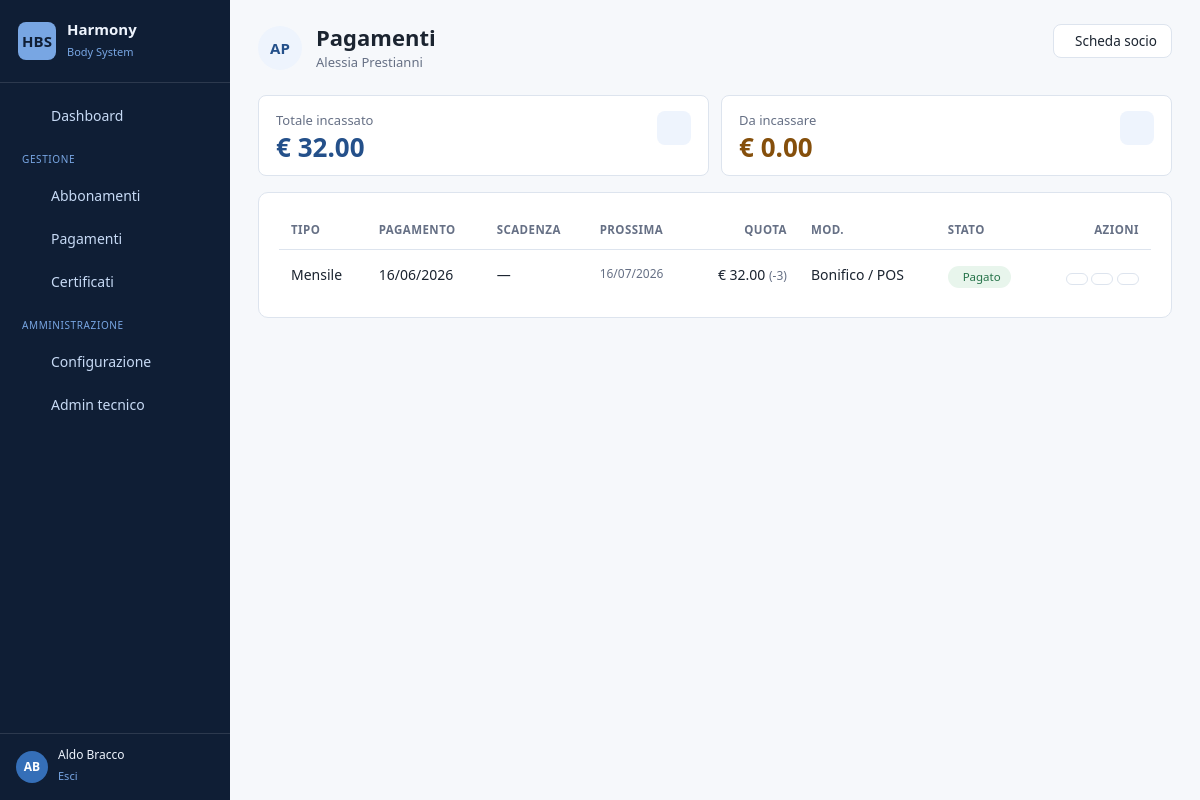
/members/payments/4/ (signed in), run on an earlier commit of the app's database.
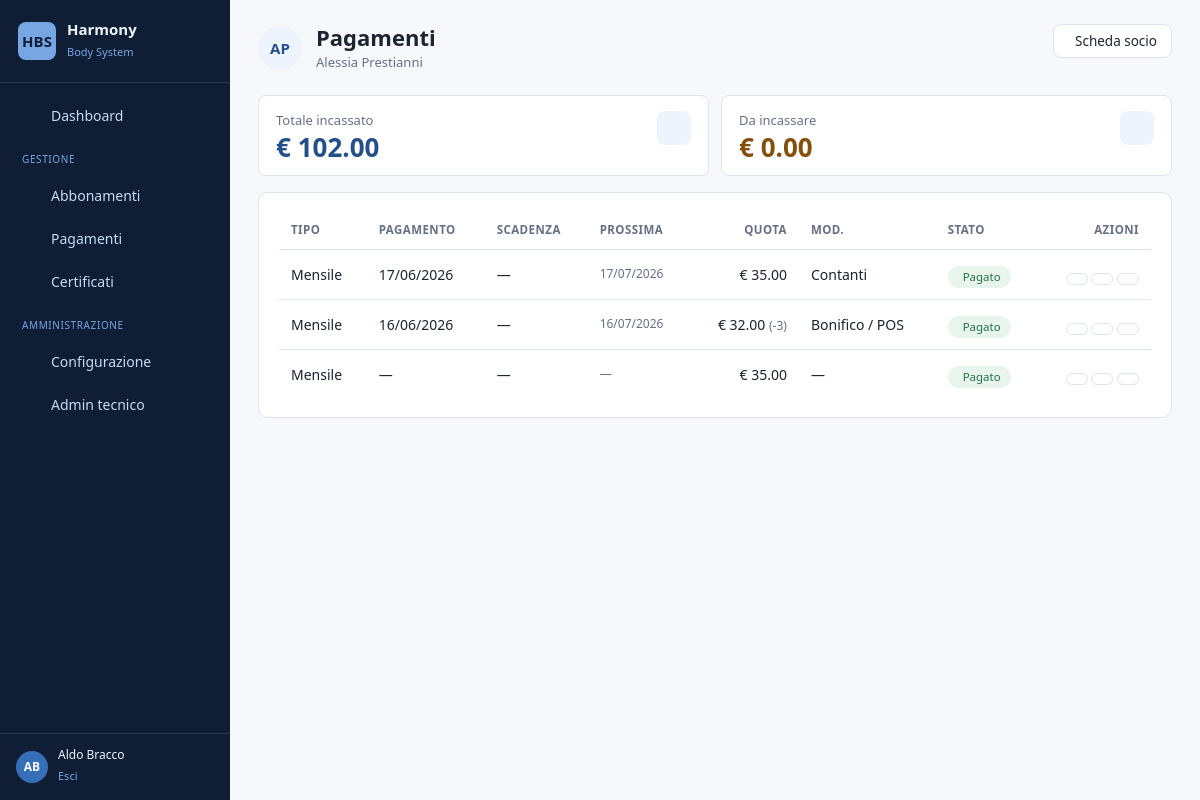
And on a later commit of the database.
### members/models.py (models this page shows, shortened)
class Payment(models.Model):
    class PaymentType(models.TextChoices):
        ENROLLMENT = 'ENROLLMENT', _('Iscrizione')
        MONTHLY = 'MONTHLY', _('Mensile')
        QUARTERLY = 'QUARTERLY', _('Trimestrale')
        FOURMONTH = 'FOURMONTH', _('Quadrimestrale')
    class PaymentMode(models.TextChoices):
        CASH = 'C', _('Contanti')
        BANK = 'B', _('Bonifico / POS')
    member = models.ForeignKey(
        Member, on_delete=models.CASCADE,
        related_name="payments", verbose_name=_("Socio"),
    )
    subscription = models.OneToOneField(
        Subscription, on_delete=models.CASCADE,
        null=True, blank=True,
        related_name="payments",   # manteniamo il nome 'payments'
        verbose_name=_("Abbonamento"),
    )
    payment_type = models.CharField(
        _("Tipo"), max_length=20, choices=PaymentType.choices,
    )
    payment_date = models.DateField(_("Data pagamento"), null=True, blank=True)
    due_date = models.DateField(_("Scadenza"), null=True, blank=True)
    next_due_date = models.DateField(_("Prossima scadenza"), null=True, blank=True)
    amount = models.DecimalField(_("Quota €"), max_digits=8, decimal_places=2, default=0)
    enrollment_amount = models.DecimalField(
        _("Iscrizione €"), max_digits=8, decimal_places=2, null=True, blank=True,
    )
    discount = models.DecimalField(_("Sconto €"), max_digits=8, decimal_places=2, default=0)
    payment_mode = models.CharField(
        _("Modalità"), max_length=2, choices=PaymentMode.choices, blank=True,
    )
    fee_code = models.CharField(_("Tariffa"), max_length=5, blank=True)  # A / B / C ...
    is_paid = models.BooleanField(_("Pagato"), default=True)
    class Meta:
        verbose_name = _("Pagamento")
        verbose_name_plural = _("Pagamenti")
        ordering = ["-due_date", "-payment_date"]
    @property
    def net_amount(self):
        return (self.amount or 0) - (self.discount or 0)
    @property
    def is_overdue(self):
        if self.is_paid:
            return False
        return bool(self.due_date and self.due_date < timezone.now().date())

### members/views_payments.py (the view)
# urls.py: path('payments/<int:member_id>/', views_payments.payment_list, name='payment_list'),
@office_required
def payment_list(request, member_id):
    member = get_object_or_404(Member, id=member_id)
    payments = member.payments.all().order_by('-due_date', '-payment_date')
    total_paid = sum((p.net_amount for p in payments if p.is_paid), 0)
    total_due = sum((p.net_amount for p in payments if not p.is_paid), 0)
    return render(request, 'payments/payment_list.html', {
        'member': member,
        'payments': payments,
        'total_paid': total_paid,
        'total_due': total_due,
    })

### members/views_payments.py (called while the page is built)
def office_required(view_func):
    @wraps(view_func)
    @login_required
    def _wrapped(request, *args, **kwargs):
        u = request.user
        if u.is_staff or u.is_superuser or getattr(u, "is_office", False):
            return view_func(request, *args, **kwargs)
        raise PermissionDenied
    return _wrapped

### templates/payments/payment_list.html (shortened to what this page needs)
{% extends "base.html" %}
{% block content %}
<div class="hbs-pagehead">
    <div class="d-flex align-items-center" style="gap:14px;">
        <span class="hbs-avatar" style="width:44px; height:44px; font-size:15px;">{{ member.first_name|first|upper }}{{ member.last_name|first|upper }}</span>
        <div>
            <h1>Pagamenti</h1>
            <p class="hbs-pagehead__sub">{{ member.get_full_name|default:member.username }}{% if member.card_number %} · {{ member.card_number }}{% endif %}</p>
        </div>
    </div>
    <div class="hbs-pagehead__actions">
        <a href="{% url 'members:edit_member' member.id %}" class="hbs-btn hbs-btn--ghost"> Scheda socio</a>
    </div>
</div>
<div class="hbs-metrics" style="grid-template-columns:repeat(auto-fit,minmax(180px,1fr));">
    <div class="hbs-metric">
        <div class="hbs-metric__icon"></div>
        <div class="hbs-metric__label">Totale incassato</div>
        <div class="hbs-metric__value hbs-metric__value--ok">€ {{ total_paid|floatformat:2 }}</div>
    </div>
    <div class="hbs-metric">
        <div class="hbs-metric__icon"></div>
        <div class="hbs-metric__label">Da incassare</div>
        <div class="hbs-metric__value hbs-metric__value--warn">€ {{ total_due|floatformat:2 }}</div>
    </div>
</div>
<div class="hbs-card">
    {% if payments %}
    <div style="overflow-x:auto;">
        <table class="hbs-table">
            <thead>
                <tr>
                    <th>Tipo</th><th>Pagamento</th><th>Scadenza</th><th>Prossima</th>
                    <th style="text-align:right;">Quota</th><th>Mod.</th><th>Stato</th><th style="text-align:right;">Azioni</th>
                </tr>
            </thead>
            <tbody>
                {% for p in payments %}
                <tr>
                    <td class="hbs-table__name">{{ p.get_payment_type_display }}</td>
                    <td>{{ p.payment_date|date:"d/m/Y"|default:"—" }}</td>
                    <td {% if p.is_overdue %}style="color:var(--hbs-danger-fg); font-weight:500;"{% endif %}>{{ p.due_date|date:"d/m/Y"|default:"—" }}</td>
                    <td class="hbs-table__sub">{{ p.next_due_date|date:"d/m/Y"|default:"—" }}</td>
                    <td style="text-align:right;">€ {{ p.net_amount|floatformat:2 }}{% if p.discount %} <span class="hbs-table__sub">(-{{ p.discount|floatformat:0 }})</span>{% endif %}</td>
                    <td>{{ p.get_payment_mode_display|default:"—" }}</td>
                    <td>
                        {% if p.is_paid %}<span class="hbs-badge hbs-badge--ok"> Pagato</span>
                        {% elif p.is_overdue %}<span class="hbs-badge hbs-badge--danger"><i class="ti ti-alert-circle"></i> Insoluto</span>
                        {% else %}<span class="hbs-badge hbs-badge--warn"><i class="ti ti-clock"></i> Da pagare</span>{% endif %}
                    </td>
                    <td style="text-align:right; white-space:nowrap;">
                        <form method="post" action="{% url 'members:payment_toggle_paid' p.pk %}" style="display:inline; margin:0;">
                            <button type="submit" class="hbs-btn hbs-btn--ghost hbs-btn--sm" title="Cambia stato">
                            </button>
                        </form>
                        <a href="{% url 'members:payment_edit' p.pk %}" class="hbs-btn hbs-btn--ghost hbs-btn--sm"></a>
                        <a href="{% url 'members:payment_delete' p.pk %}" class="hbs-btn hbs-btn--danger hbs-btn--sm"></a>
                    </td>
                </tr>
                {% endfor %}
            </tbody>
        </table>
    </div>
    {% else %}
    <div class="hbs-empty">
        <i class="ti ti-receipt-off"></i>
        <p>Nessun pagamento registrato per questo socio.</p>
        <a href="{% url 'members:payment_add' member.id %}" class="hbs-btn hbs-btn--primary"><i class="ti ti-plus"></i> Registra il primo pagamento</a>
    </div>
    {% endif %}
</div>
{% endblock %}

What changed in the data, as far as the page shows it:
added Payment: payment_type "Mensile", payment_date "17/06/2026", due_date "—", next_due_date "17/07/2026", net_amount "35.00", payment_mode "Contanti", is_paid "Pagato"
added Payment: payment_type "Mensile", payment_date "—", due_date "—", next_due_date "—", net_amount "35.00", payment_mode "—", is_paid "Pagato"
Also different on the page:
{{ total_paid|floatformat:2 }}: "32.00" → "102.00"
